Frame 1 (no input): blank canvas, image omitted
Frame 60 (no input): blank canvas, image omitted
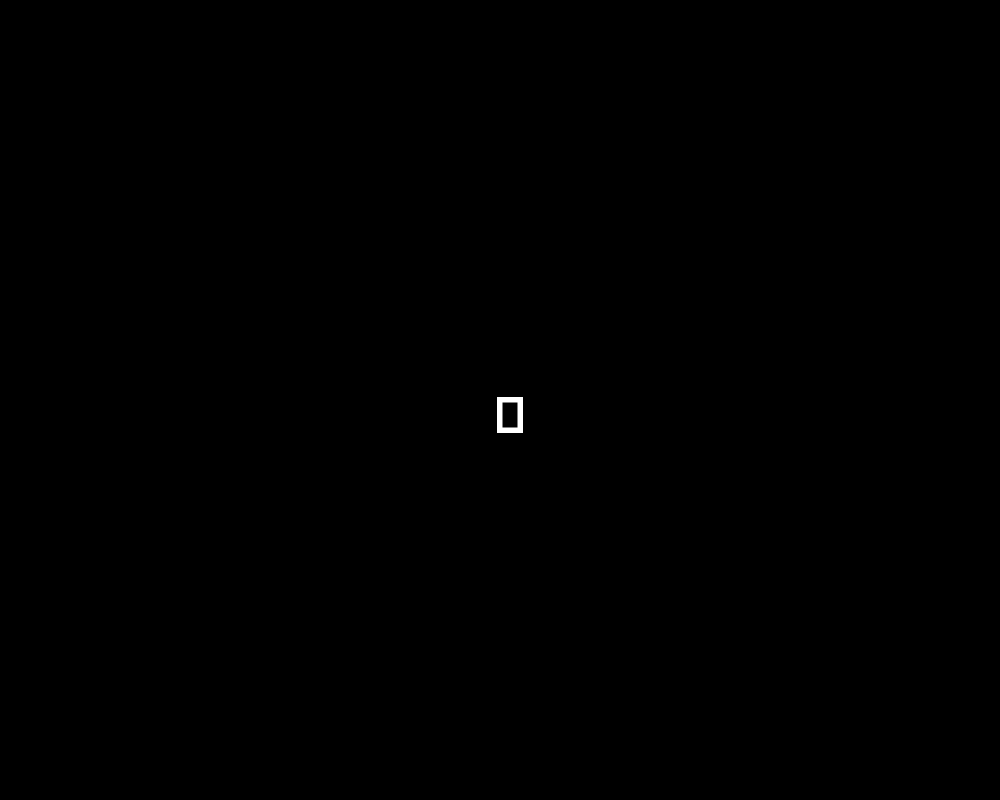
Frame 120 (the mouse pressed at the canvas centre since frame 60)

The p5.js sketch whose frames 1 and 60 were blank and that drew this single picture after the mouse press (run headless with seeded random() and noise() and a simulated clock; from frame 60 on, the mouse is pressed at the canvas centre):

// p5.js sketch
// ── sketch.js
function setup() {
  createCanvas(1000, 800);
   background("black");
}

function draw() {
  fill("black");
  stroke("white");
  strokeWeight(5);
  if (mouseIsPressed){
  rect(mouseX, mouseY, 20, 30);
  }
}
